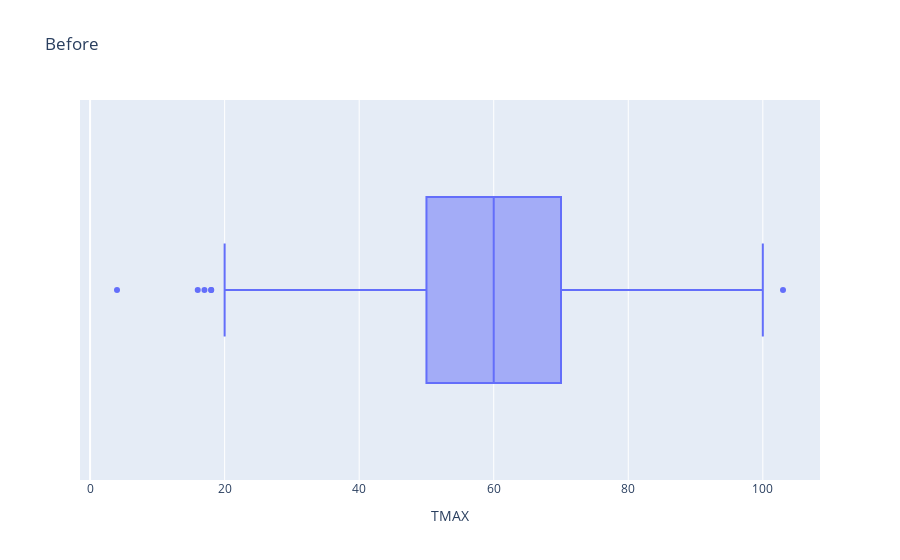
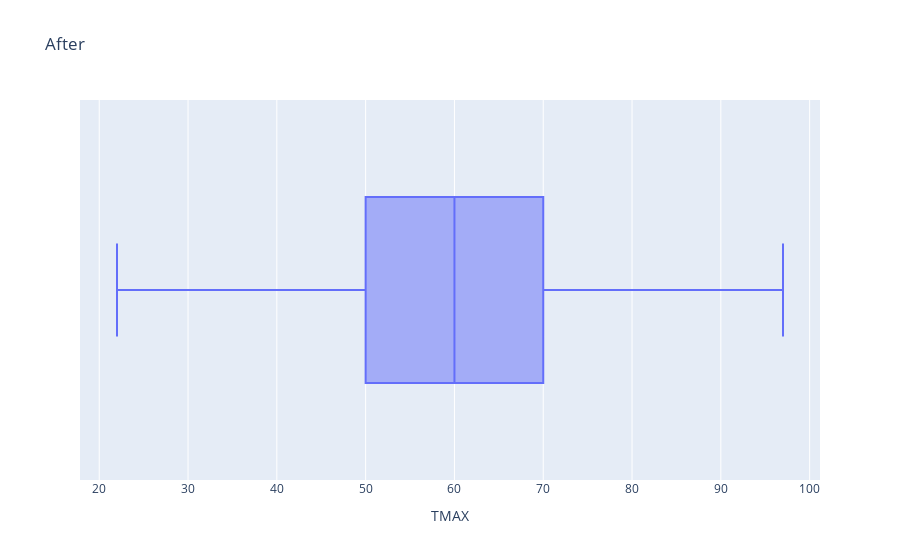

The notebook cell these images were saved under, in order:
### Code cell
fig=px.box(df, x="TMAX", title='Before');
fig.show()
outliers = df[(df['TMAX'] < Q1 - 1.5 * IQR) | (df['TMAX'] > Q3 + 1.5 * IQR)]
df = df.drop(outliers.index)
fig=px.box(df, x="TMAX", title='After');
fig.show()

### Figure 1 — Plotly figure (JSON) as saved in the notebook; plotly's stock layout.template omitted (floating-point values rounded to 4 significant figures; data arrays with more than 128 entries replaced by an {"elided": "..."} marker saying what was removed)
{"data": [{"alignmentgroup": "True", "hovertemplate": "TMAX=%{x}<extra></extra>", "legendgroup": "", "marker": {"color": "#636efa"}, "name": "", "notched": false, "offsetgroup": "", "orientation": "h", "showlegend": false, "type": "box", "x": {"elided": "21993 int values"}, "x0": " ", "xaxis": "x", "y0": " ", "yaxis": "y"}], "layout": {"autosize": true, "boxmode": "group", "legend": {"tracegroupgap": 0}, "title": {"text": "Before"}, "xaxis": {"anchor": "y", "autorange": true, "domain": [0, 1], "range": [-1.5, 108.5], "title": {"text": "TMAX"}, "type": "linear"}, "yaxis": {"anchor": "x", "autorange": true, "domain": [0, 1], "range": [-0.5, 0.5], "type": "category"}}}

### Figure 2 — Plotly figure (JSON) as saved in the notebook; plotly's stock layout.template omitted (floating-point values rounded to 4 significant figures; data arrays with more than 128 entries replaced by an {"elided": "..."} marker saying what was removed)
{"data": [{"alignmentgroup": "True", "hovertemplate": "TMAX=%{x}<extra></extra>", "legendgroup": "", "marker": {"color": "#636efa"}, "name": "", "notched": false, "offsetgroup": "", "orientation": "h", "showlegend": false, "type": "box", "x": {"elided": "21970 int values"}, "x0": " ", "xaxis": "x", "y0": " ", "yaxis": "y"}], "layout": {"autosize": true, "boxmode": "group", "legend": {"tracegroupgap": 0}, "title": {"text": "After"}, "xaxis": {"anchor": "y", "autorange": true, "domain": [0, 1], "range": [17.83, 101.2], "title": {"text": "TMAX"}, "type": "linear"}, "yaxis": {"anchor": "x", "autorange": true, "domain": [0, 1], "range": [-0.5, 0.5], "type": "category"}}}
